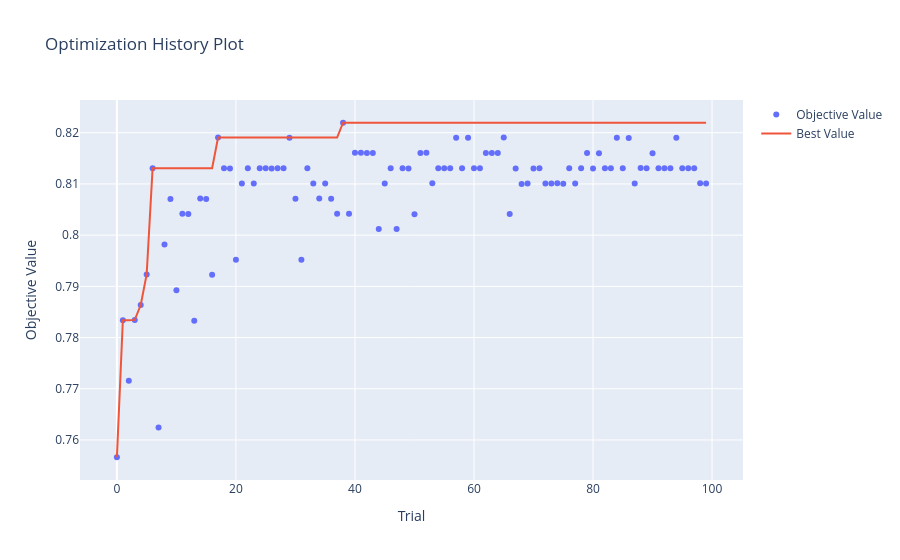
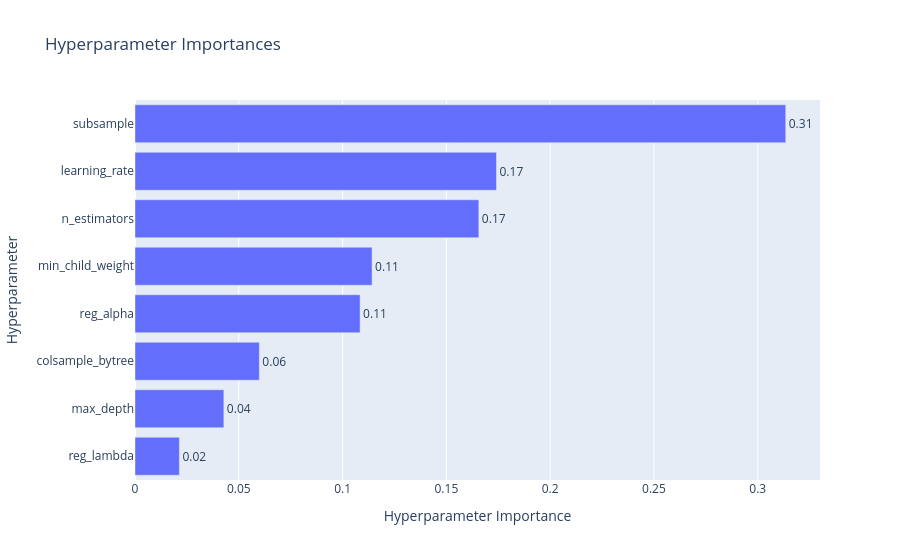
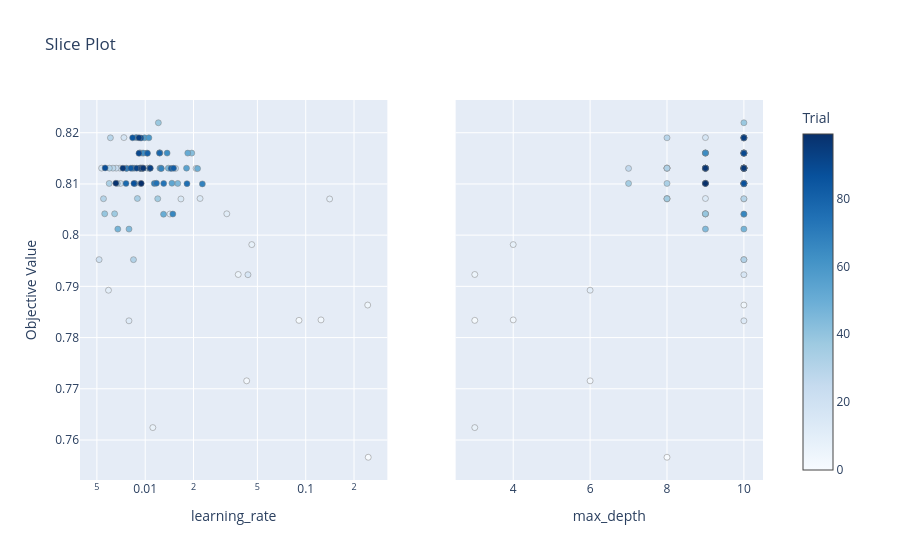

Write notebook code for charts like these, in order.
### Code cell
import optuna.visualization as vis
import plotly.express as px          # API simples, gráficos em uma linha
import plotly.graph_objects as go    # API detalhada, para customizar mais


# Histórico de otimização — como a AUC evoluiu
vis.plot_optimization_history(study).show()

# Importância dos hiperparâmetros
vis.plot_param_importances(study).show()

# Relação entre hiperparâmetro e AUC
vis.plot_slice(study, params=['learning_rate', 'max_depth']).show()
